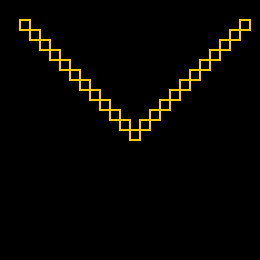
Frame 1 (no input)
Frame 60 (no input): identical to frame 1, image omitted
Frame 120 (the mouse pressed at the canvas centre since frame 60): identical to frame 1, image omitted

The p5.js sketch that drew this single still picture (run headless with seeded random() and noise() and a simulated clock; from frame 60 on, the mouse is pressed at the canvas centre):

// p5.js sketch
// ── sketch.js
function setup(){
    createCanvas(260,260);
    background(0)
}

function draw(){
    rectangles(10,10);
    rectangles(20,20);
    rectangles(30,30);
    rectangles(40,40);
    rectangles(50,50);
    rectangles(60,60);
    rectangles(70,70);
    rectangles(80,80);
    rectangles(90,90);
    rectangles(100,100);
    rectangles(110,110); 
    rectangles(120,120);
    rectangles(130,110);
    rectangles(140,100);
    rectangles(150,90);
    rectangles(160,80);
    rectangles(170,70);
    rectangles(180,60);
    rectangles(190,50);
    rectangles(200,40);
    rectangles(210,30);
    rectangles(220,20);
    rectangles(230,10);
}

function rectangles(x,y){
    fill(88,0)
    stroke(color(255, 204, 0));
strokeWeight(2);
    rect(x+10, y+10, 10, 10);
   
}
